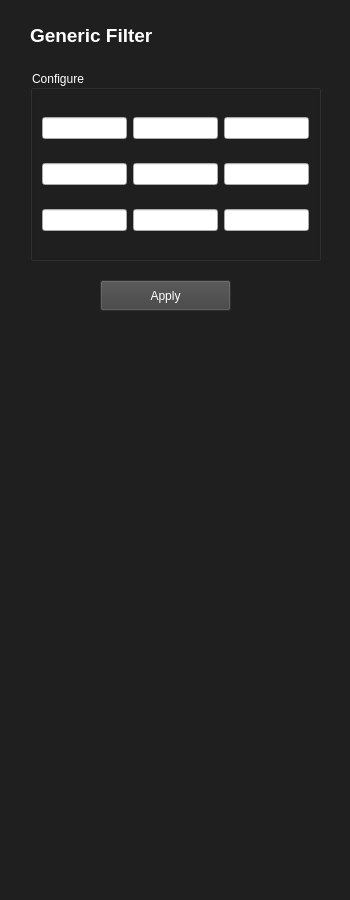
<?xml version="1.0" encoding="UTF-8"?>
<ui version="4.0">
 <class>Secoes</class>
 <widget class="QStackedWidget" name="Secoes">
  <property name="geometry">
   <rect>
    <x>0</x>
    <y>0</y>
    <width>350</width>
    <height>900</height>
   </rect>
  </property>
  <property name="windowTitle">
   <string>StackedWidget</string>
  </property>
  <property name="styleSheet">
   <string notr="true">#general{background-color: rgb(31, 31, 31);}
#linear_parts{background-color: rgb(31, 31, 31);}
#esteganography{background-color: rgb(31, 31, 31);}
#filters{background-color: rgb(31, 31, 31);}
#colors{background-color: rgb(31, 31, 31);}
#generic_filter{background-color: rgb(31, 31, 31);}</string>
  </property>
  <property name="currentIndex">
   <number>4</number>
  </property>
  <widget class="QWidget" name="linear_parts">
   <widget class="QPlainTextEdit" name="points_x_values">
    <property name="geometry">
     <rect>
      <x>40</x>
      <y>120</y>
      <width>271</width>
      <height>31</height>
     </rect>
    </property>
    <property name="styleSheet">
     <string notr="true">font: 10pt &quot;Segoe UI&quot;;
background-color: rgb(255, 255, 255);
color: rgb(0, 0, 0);</string>
    </property>
    <property name="plainText">
     <string/>
    </property>
   </widget>
   <widget class="QLabel" name="points_y_label">
    <property name="geometry">
     <rect>
      <x>150</x>
      <y>160</y>
      <width>51</width>
      <height>31</height>
     </rect>
    </property>
    <property name="text">
     <string>&lt;html&gt;&lt;head/&gt;&lt;body&gt;&lt;p&gt;&lt;span style=&quot; font-size:10pt; color:#ffffff;&quot;&gt;Points y&lt;/span&gt;&lt;/p&gt;&lt;/body&gt;&lt;/html&gt;</string>
    </property>
   </widget>
   <widget class="QLabel" name="lp_title">
    <property name="geometry">
     <rect>
      <x>20</x>
      <y>20</y>
      <width>171</width>
      <height>31</height>
     </rect>
    </property>
    <property name="layoutDirection">
     <enum>Qt::LeftToRight</enum>
    </property>
    <property name="text">
     <string>&lt;html&gt;&lt;head/&gt;&lt;body&gt;&lt;p&gt;&lt;span style=&quot; font-size:14pt; font-weight:700; color:#ffffff;&quot;&gt;Linear Parts Points&lt;/span&gt;&lt;/p&gt;&lt;/body&gt;&lt;/html&gt;</string>
    </property>
    <property name="alignment">
     <set>Qt::AlignCenter</set>
    </property>
   </widget>
   <widget class="QLabel" name="points_x_label">
    <property name="geometry">
     <rect>
      <x>150</x>
      <y>90</y>
      <width>51</width>
      <height>31</height>
     </rect>
    </property>
    <property name="text">
     <string>&lt;html&gt;&lt;head/&gt;&lt;body&gt;&lt;p&gt;&lt;span style=&quot; font-size:10pt; color:#ffffff;&quot;&gt;Points x&lt;/span&gt;&lt;/p&gt;&lt;/body&gt;&lt;/html&gt;</string>
    </property>
   </widget>
   <widget class="QPlainTextEdit" name="points_y_values">
    <property name="geometry">
     <rect>
      <x>40</x>
      <y>190</y>
      <width>271</width>
      <height>31</height>
     </rect>
    </property>
    <property name="styleSheet">
     <string notr="true">font: 10pt &quot;Segoe UI&quot;;
background-color: rgb(255, 255, 255);
color: rgb(0, 0, 0);</string>
    </property>
    <property name="plainText">
     <string/>
    </property>
   </widget>
   <widget class="QPushButton" name="see_plot_button">
    <property name="geometry">
     <rect>
      <x>110</x>
      <y>250</y>
      <width>131</width>
      <height>31</height>
     </rect>
    </property>
    <property name="styleSheet">
     <string notr="true">background-color: rgb(65, 65, 65);
color: rgb(255, 255, 255);</string>
    </property>
    <property name="text">
     <string>See Plot</string>
    </property>
   </widget>
   <widget class="QCheckBox" name="lp_bool">
    <property name="geometry">
     <rect>
      <x>100</x>
      <y>310</y>
      <width>151</width>
      <height>41</height>
     </rect>
    </property>
    <property name="styleSheet">
     <string notr="true">font: 12pt &quot;Segoe UI&quot;;
color: rgb(255, 255, 255);</string>
    </property>
    <property name="text">
     <string>Linear Parts Apply</string>
    </property>
   </widget>
   <widget class="QLabel" name="lp_image">
    <property name="geometry">
     <rect>
      <x>10</x>
      <y>410</y>
      <width>321</width>
      <height>201</height>
     </rect>
    </property>
    <property name="minimumSize">
     <size>
      <width>321</width>
      <height>201</height>
     </size>
    </property>
    <property name="text">
     <string/>
    </property>
   </widget>
  </widget>
  <widget class="QWidget" name="esteganography">
   <widget class="QLabel" name="already_label">
    <property name="geometry">
     <rect>
      <x>80</x>
      <y>320</y>
      <width>201</width>
      <height>31</height>
     </rect>
    </property>
    <property name="text">
     <string>&lt;html&gt;&lt;head/&gt;&lt;body&gt;&lt;p&gt;&lt;span style=&quot; font-size:10pt; color:#ffffff;&quot;&gt;Already have an encoded image?&lt;/span&gt;&lt;/p&gt;&lt;/body&gt;&lt;/html&gt;</string>
    </property>
   </widget>
   <widget class="QLabel" name="esteg_title">
    <property name="geometry">
     <rect>
      <x>20</x>
      <y>20</y>
      <width>181</width>
      <height>31</height>
     </rect>
    </property>
    <property name="text">
     <string>&lt;html&gt;&lt;head/&gt;&lt;body&gt;&lt;p&gt;&lt;span style=&quot; font-size:14pt; font-weight:700; color:#ffffff;&quot;&gt;Esteganography&lt;/span&gt;&lt;/p&gt;&lt;/body&gt;&lt;/html&gt;</string>
    </property>
   </widget>
   <widget class="QPushButton" name="encode_button">
    <property name="geometry">
     <rect>
      <x>100</x>
      <y>220</y>
      <width>151</width>
      <height>31</height>
     </rect>
    </property>
    <property name="styleSheet">
     <string notr="true">background-color: rgb(82, 82, 82);
color: rgb(255, 255, 255);</string>
    </property>
    <property name="text">
     <string>Encode</string>
    </property>
   </widget>
   <widget class="QPlainTextEdit" name="esteg_entry_text">
    <property name="geometry">
     <rect>
      <x>30</x>
      <y>70</y>
      <width>281</width>
      <height>131</height>
     </rect>
    </property>
    <property name="styleSheet">
     <string notr="true">font: 10pt &quot;Segoe UI&quot;;
background-color: rgb(255, 255, 255);
color: rgb(0, 0, 0);</string>
    </property>
    <property name="plainText">
     <string/>
    </property>
   </widget>
   <widget class="QPushButton" name="decode_button">
    <property name="geometry">
     <rect>
      <x>100</x>
      <y>350</y>
      <width>151</width>
      <height>31</height>
     </rect>
    </property>
    <property name="autoFillBackground">
     <bool>false</bool>
    </property>
    <property name="styleSheet">
     <string notr="true">background-color: rgb(82, 82, 82);
color: rgb(255, 255, 255);</string>
    </property>
    <property name="text">
     <string>Decode</string>
    </property>
   </widget>
   <widget class="QLabel" name="decrypted_label">
    <property name="geometry">
     <rect>
      <x>50</x>
      <y>420</y>
      <width>251</width>
      <height>141</height>
     </rect>
    </property>
    <property name="styleSheet">
     <string notr="true">font: 700 14pt &quot;Segoe UI&quot;;</string>
    </property>
    <property name="text">
     <string>&lt;html&gt;&lt;head/&gt;&lt;body&gt;&lt;p&gt;&lt;br/&gt;&lt;/p&gt;&lt;/body&gt;&lt;/html&gt;</string>
    </property>
   </widget>
  </widget>
  <widget class="QWidget" name="general">
   <widget class="QLabel" name="gama_label">
    <property name="geometry">
     <rect>
      <x>150</x>
      <y>80</y>
      <width>41</width>
      <height>31</height>
     </rect>
    </property>
    <property name="text">
     <string>&lt;html&gt;&lt;head/&gt;&lt;body&gt;&lt;p&gt;&lt;span style=&quot; font-size:12pt; color:#ffffff;&quot;&gt;Gama&lt;/span&gt;&lt;/p&gt;&lt;/body&gt;&lt;/html&gt;</string>
    </property>
   </widget>
   <widget class="QLabel" name="brightness_label">
    <property name="geometry">
     <rect>
      <x>140</x>
      <y>180</y>
      <width>81</width>
      <height>31</height>
     </rect>
    </property>
    <property name="text">
     <string>&lt;html&gt;&lt;head/&gt;&lt;body&gt;&lt;p&gt;&lt;span style=&quot; font-size:12pt; color:#ffffff;&quot;&gt;Brightness&lt;/span&gt;&lt;/p&gt;&lt;/body&gt;&lt;/html&gt;</string>
    </property>
   </widget>
   <widget class="QPushButton" name="apply_button">
    <property name="geometry">
     <rect>
      <x>100</x>
      <y>700</y>
      <width>131</width>
      <height>31</height>
     </rect>
    </property>
    <property name="styleSheet">
     <string notr="true">background-color: rgb(27, 27, 27);
color: rgb(255, 255, 255);</string>
    </property>
    <property name="text">
     <string>Apply</string>
    </property>
   </widget>
   <widget class="QLabel" name="title_general">
    <property name="geometry">
     <rect>
      <x>30</x>
      <y>20</y>
      <width>171</width>
      <height>31</height>
     </rect>
    </property>
    <property name="layoutDirection">
     <enum>Qt::LeftToRight</enum>
    </property>
    <property name="text">
     <string>&lt;html&gt;&lt;head/&gt;&lt;body&gt;&lt;p&gt;&lt;span style=&quot; font-size:14pt; font-weight:700; color:#ffffff;&quot;&gt;General&lt;/span&gt;&lt;/p&gt;&lt;/body&gt;&lt;/html&gt;</string>
    </property>
    <property name="alignment">
     <set>Qt::AlignLeading|Qt::AlignLeft|Qt::AlignVCenter</set>
    </property>
   </widget>
   <widget class="QSlider" name="gama_slider">
    <property name="geometry">
     <rect>
      <x>30</x>
      <y>110</y>
      <width>291</width>
      <height>22</height>
     </rect>
    </property>
    <property name="minimum">
     <number>0</number>
    </property>
    <property name="maximum">
     <number>100</number>
    </property>
    <property name="sliderPosition">
     <number>100</number>
    </property>
    <property name="orientation">
     <enum>Qt::Horizontal</enum>
    </property>
    <property name="invertedAppearance">
     <bool>false</bool>
    </property>
   </widget>
   <widget class="QSlider" name="brightness_slider">
    <property name="geometry">
     <rect>
      <x>30</x>
      <y>220</y>
      <width>291</width>
      <height>22</height>
     </rect>
    </property>
    <property name="minimum">
     <number>0</number>
    </property>
    <property name="maximum">
     <number>100</number>
    </property>
    <property name="sliderPosition">
     <number>100</number>
    </property>
    <property name="orientation">
     <enum>Qt::Horizontal</enum>
    </property>
   </widget>
   <widget class="QLabel" name="gama_value_label">
    <property name="geometry">
     <rect>
      <x>160</x>
      <y>130</y>
      <width>31</width>
      <height>31</height>
     </rect>
    </property>
    <property name="text">
     <string>&lt;html&gt;&lt;head/&gt;&lt;body&gt;&lt;p align=&quot;center&quot;&gt;&lt;span style=&quot; font-size:12pt; color:#ffffff;&quot;&gt;100&lt;/span&gt;&lt;/p&gt;&lt;/body&gt;&lt;/html&gt;</string>
    </property>
   </widget>
   <widget class="QLabel" name="brightness_value_label">
    <property name="geometry">
     <rect>
      <x>160</x>
      <y>240</y>
      <width>31</width>
      <height>31</height>
     </rect>
    </property>
    <property name="text">
     <string>&lt;html&gt;&lt;head/&gt;&lt;body&gt;&lt;p align=&quot;center&quot;&gt;&lt;span style=&quot; font-size:12pt; color:#ffffff;&quot;&gt;100&lt;/span&gt;&lt;/p&gt;&lt;/body&gt;&lt;/html&gt;</string>
    </property>
   </widget>
   <widget class="QLabel" name="histogram_image">
    <property name="geometry">
     <rect>
      <x>20</x>
      <y>480</y>
      <width>321</width>
      <height>201</height>
     </rect>
    </property>
    <property name="minimumSize">
     <size>
      <width>321</width>
      <height>201</height>
     </size>
    </property>
    <property name="text">
     <string/>
    </property>
   </widget>
   <widget class="QGroupBox" name="groupBox">
    <property name="geometry">
     <rect>
      <x>20</x>
      <y>70</y>
      <width>311</width>
      <height>211</height>
     </rect>
    </property>
    <property name="styleSheet">
     <string notr="true">color: rgb(255, 255, 255);
font: 700 9pt &quot;Segoe UI&quot;;</string>
    </property>
    <property name="title">
     <string>Sliders</string>
    </property>
   </widget>
   <widget class="QGroupBox" name="groupBox_2">
    <property name="geometry">
     <rect>
      <x>20</x>
      <y>300</y>
      <width>311</width>
      <height>171</height>
     </rect>
    </property>
    <property name="styleSheet">
     <string notr="true">color: rgb(255, 255, 255);
font: 700 9pt &quot;Segoe UI&quot;;</string>
    </property>
    <property name="title">
     <string>Effects</string>
    </property>
    <widget class="QCheckBox" name="equalize_bool">
     <property name="geometry">
      <rect>
       <x>80</x>
       <y>110</y>
       <width>161</width>
       <height>41</height>
      </rect>
     </property>
     <property name="styleSheet">
      <string notr="true">font: 12pt &quot;Segoe UI&quot;;
color: rgb(255, 255, 255);</string>
     </property>
     <property name="text">
      <string>Equalize Histogram</string>
     </property>
    </widget>
    <widget class="QCheckBox" name="negative_bool">
     <property name="geometry">
      <rect>
       <x>80</x>
       <y>30</y>
       <width>161</width>
       <height>41</height>
      </rect>
     </property>
     <property name="styleSheet">
      <string notr="true">font: 12pt &quot;Segoe UI&quot;;
color: rgb(255, 255, 255);</string>
     </property>
     <property name="text">
      <string>Negative Image</string>
     </property>
    </widget>
    <widget class="QCheckBox" name="log_bool">
     <property name="geometry">
      <rect>
       <x>80</x>
       <y>70</y>
       <width>161</width>
       <height>41</height>
      </rect>
     </property>
     <property name="styleSheet">
      <string notr="true">font: 12pt &quot;Segoe UI&quot;;
color: rgb(255, 255, 255);</string>
     </property>
     <property name="text">
      <string>Log2</string>
     </property>
    </widget>
   </widget>
   <zorder>groupBox_2</zorder>
   <zorder>groupBox</zorder>
   <zorder>gama_label</zorder>
   <zorder>brightness_label</zorder>
   <zorder>apply_button</zorder>
   <zorder>title_general</zorder>
   <zorder>gama_slider</zorder>
   <zorder>brightness_slider</zorder>
   <zorder>gama_value_label</zorder>
   <zorder>brightness_value_label</zorder>
   <zorder>histogram_image</zorder>
  </widget>
  <widget class="QWidget" name="filters">
   <widget class="QLabel" name="title_filters">
    <property name="geometry">
     <rect>
      <x>30</x>
      <y>20</y>
      <width>171</width>
      <height>31</height>
     </rect>
    </property>
    <property name="layoutDirection">
     <enum>Qt::LeftToRight</enum>
    </property>
    <property name="text">
     <string>&lt;html&gt;&lt;head/&gt;&lt;body&gt;&lt;p&gt;&lt;span style=&quot; font-size:14pt; font-weight:700; color:#ffffff;&quot;&gt;Filters&lt;/span&gt;&lt;/p&gt;&lt;/body&gt;&lt;/html&gt;</string>
    </property>
    <property name="alignment">
     <set>Qt::AlignLeading|Qt::AlignLeft|Qt::AlignVCenter</set>
    </property>
   </widget>
   <widget class="QGroupBox" name="adjust_box">
    <property name="geometry">
     <rect>
      <x>20</x>
      <y>80</y>
      <width>311</width>
      <height>71</height>
     </rect>
    </property>
    <property name="styleSheet">
     <string notr="true">color: rgb(255, 255, 255);
font: 700 9pt &quot;Segoe UI&quot;;</string>
    </property>
    <property name="title">
     <string>Adjust</string>
    </property>
    <layout class="QHBoxLayout" name="horizontalLayout">
     <item>
      <widget class="QLabel" name="kernel_size_label">
       <property name="styleSheet">
        <string notr="true">font: 12pt &quot;Segoe UI&quot;;
color: rgb(255, 255, 255);</string>
       </property>
       <property name="text">
        <string>Kernel Size</string>
       </property>
      </widget>
     </item>
     <item>
      <widget class="QComboBox" name="kernel_size_select">
       <property name="styleSheet">
        <string notr="true">background-color: rgb(77, 77, 77);</string>
       </property>
       <item>
        <property name="text">
         <string>3</string>
        </property>
       </item>
       <item>
        <property name="text">
         <string>5</string>
        </property>
       </item>
       <item>
        <property name="text">
         <string>7</string>
        </property>
       </item>
       <item>
        <property name="text">
         <string>9</string>
        </property>
       </item>
       <item>
        <property name="text">
         <string>11</string>
        </property>
       </item>
       <item>
        <property name="text">
         <string>13</string>
        </property>
       </item>
      </widget>
     </item>
    </layout>
   </widget>
   <widget class="QGroupBox" name="select_filter_box">
    <property name="geometry">
     <rect>
      <x>20</x>
      <y>160</y>
      <width>311</width>
      <height>471</height>
     </rect>
    </property>
    <property name="styleSheet">
     <string notr="true">color: rgb(255, 255, 255);
font: 700 9pt &quot;Segoe UI&quot;;</string>
    </property>
    <property name="title">
     <string>Select</string>
    </property>
    <layout class="QVBoxLayout" name="verticalLayout">
     <item>
      <widget class="QCheckBox" name="median_bool">
       <property name="styleSheet">
        <string notr="true">font: 12pt &quot;Segoe UI&quot;;
color: rgb(255, 255, 255);</string>
       </property>
       <property name="text">
        <string>Median Filter</string>
       </property>
      </widget>
     </item>
     <item>
      <widget class="QCheckBox" name="median_simple_w_bool">
       <property name="styleSheet">
        <string notr="true">font: 12pt &quot;Segoe UI&quot;;
color: rgb(255, 255, 255);</string>
       </property>
       <property name="text">
        <string>Mean Simple Weighted Filter</string>
       </property>
      </widget>
     </item>
     <item>
      <widget class="QCheckBox" name="median_simple_bool">
       <property name="styleSheet">
        <string notr="true">font: 12pt &quot;Segoe UI&quot;;
color: rgb(255, 255, 255);</string>
       </property>
       <property name="text">
        <string>Mean Simple Filter</string>
       </property>
      </widget>
     </item>
     <item>
      <widget class="QCheckBox" name="high_boost_bool">
       <property name="styleSheet">
        <string notr="true">font: 12pt &quot;Segoe UI&quot;;
color: rgb(255, 255, 255);</string>
       </property>
       <property name="text">
        <string>High Boost</string>
       </property>
      </widget>
     </item>
     <item>
      <widget class="QCheckBox" name="laplacian_bool">
       <property name="styleSheet">
        <string notr="true">font: 12pt &quot;Segoe UI&quot;;
color: rgb(255, 255, 255);</string>
       </property>
       <property name="text">
        <string>Laplacian</string>
       </property>
      </widget>
     </item>
     <item>
      <widget class="QCheckBox" name="sobel_x_bool">
       <property name="styleSheet">
        <string notr="true">font: 12pt &quot;Segoe UI&quot;;
color: rgb(255, 255, 255);</string>
       </property>
       <property name="text">
        <string>Sobel X</string>
       </property>
      </widget>
     </item>
     <item>
      <widget class="QCheckBox" name="sobel_y_bool">
       <property name="styleSheet">
        <string notr="true">font: 12pt &quot;Segoe UI&quot;;
color: rgb(255, 255, 255);</string>
       </property>
       <property name="text">
        <string>Sobel Y</string>
       </property>
      </widget>
     </item>
     <item>
      <widget class="QCheckBox" name="nled_bool">
       <property name="styleSheet">
        <string notr="true">font: 12pt &quot;Segoe UI&quot;;
color: rgb(255, 255, 255);</string>
       </property>
       <property name="text">
        <string>Non Linear Edge Detection</string>
       </property>
      </widget>
     </item>
     <item>
      <widget class="QCheckBox" name="limiar_bool">
       <property name="styleSheet">
        <string notr="true">font: 12pt &quot;Segoe UI&quot;;
color: rgb(255, 255, 255);</string>
       </property>
       <property name="text">
        <string>Limiar</string>
       </property>
      </widget>
     </item>
    </layout>
   </widget>
   <widget class="QGroupBox" name="select_filter_box_2">
    <property name="geometry">
     <rect>
      <x>20</x>
      <y>640</y>
      <width>311</width>
      <height>181</height>
     </rect>
    </property>
    <property name="styleSheet">
     <string notr="true">color: rgb(255, 255, 255);
font: 700 9pt &quot;Segoe UI&quot;;</string>
    </property>
    <property name="title">
     <string>Fourier</string>
    </property>
    <layout class="QVBoxLayout" name="verticalLayout_2">
     <item>
      <widget class="QCheckBox" name="high_fourier_bool">
       <property name="styleSheet">
        <string notr="true">font: 12pt &quot;Segoe UI&quot;;
color: rgb(255, 255, 255);</string>
       </property>
       <property name="text">
        <string>High Fourier</string>
       </property>
      </widget>
     </item>
     <item>
      <widget class="QCheckBox" name="low_fourier_bool">
       <property name="styleSheet">
        <string notr="true">font: 12pt &quot;Segoe UI&quot;;
color: rgb(255, 255, 255);</string>
       </property>
       <property name="text">
        <string>Low Fourier</string>
       </property>
      </widget>
     </item>
     <item>
      <widget class="QCheckBox" name="des_fourier_bool">
       <property name="styleSheet">
        <string notr="true">font: 12pt &quot;Segoe UI&quot;;
color: rgb(255, 255, 255);</string>
       </property>
       <property name="text">
        <string>Des Fourier</string>
       </property>
      </widget>
     </item>
    </layout>
   </widget>
   <zorder>adjust_box</zorder>
   <zorder>title_filters</zorder>
   <zorder>select_filter_box</zorder>
   <zorder>select_filter_box_2</zorder>
  </widget>
  <widget class="QWidget" name="generic_filter">
   <widget class="QLabel" name="title_filters_3">
    <property name="geometry">
     <rect>
      <x>30</x>
      <y>20</y>
      <width>171</width>
      <height>31</height>
     </rect>
    </property>
    <property name="layoutDirection">
     <enum>Qt::LeftToRight</enum>
    </property>
    <property name="text">
     <string>&lt;html&gt;&lt;head/&gt;&lt;body&gt;&lt;p&gt;&lt;span style=&quot; font-size:14pt; font-weight:700; color:#ffffff;&quot;&gt;Generic Filter&lt;/span&gt;&lt;/p&gt;&lt;/body&gt;&lt;/html&gt;</string>
    </property>
    <property name="alignment">
     <set>Qt::AlignLeading|Qt::AlignLeft|Qt::AlignVCenter</set>
    </property>
   </widget>
   <widget class="QGroupBox" name="adjust_box_2">
    <property name="geometry">
     <rect>
      <x>30</x>
      <y>70</y>
      <width>291</width>
      <height>191</height>
     </rect>
    </property>
    <property name="styleSheet">
     <string notr="true">color: rgb(255, 255, 255);
font: 700 9pt &quot;Segoe UI&quot;;</string>
    </property>
    <property name="title">
     <string>Configure</string>
    </property>
    <layout class="QGridLayout" name="gridLayout">
     <item row="2" column="1">
      <widget class="QLineEdit" name="lineEdit_8">
       <property name="styleSheet">
        <string notr="true">color: rgb(0, 0, 0);</string>
       </property>
      </widget>
     </item>
     <item row="1" column="0">
      <widget class="QLineEdit" name="lineEdit_4">
       <property name="styleSheet">
        <string notr="true">color: rgb(0, 0, 0);</string>
       </property>
      </widget>
     </item>
     <item row="0" column="1">
      <widget class="QLineEdit" name="lineEdit_2">
       <property name="styleSheet">
        <string notr="true">color: rgb(0, 0, 0);</string>
       </property>
      </widget>
     </item>
     <item row="2" column="2">
      <widget class="QLineEdit" name="lineEdit_9">
       <property name="styleSheet">
        <string notr="true">color: rgb(0, 0, 0);</string>
       </property>
      </widget>
     </item>
     <item row="1" column="1">
      <widget class="QLineEdit" name="lineEdit_5">
       <property name="styleSheet">
        <string notr="true">color: rgb(0, 0, 0);</string>
       </property>
      </widget>
     </item>
     <item row="2" column="0">
      <widget class="QLineEdit" name="lineEdit_7">
       <property name="styleSheet">
        <string notr="true">color: rgb(0, 0, 0);</string>
       </property>
      </widget>
     </item>
     <item row="0" column="2">
      <widget class="QLineEdit" name="lineEdit_3">
       <property name="styleSheet">
        <string notr="true">color: rgb(0, 0, 0);</string>
       </property>
      </widget>
     </item>
     <item row="1" column="2">
      <widget class="QLineEdit" name="lineEdit_6">
       <property name="styleSheet">
        <string notr="true">color: rgb(0, 0, 0);</string>
       </property>
      </widget>
     </item>
     <item row="0" column="0">
      <widget class="QLineEdit" name="lineEdit">
       <property name="styleSheet">
        <string notr="true">color: rgb(0, 0, 0);</string>
       </property>
      </widget>
     </item>
    </layout>
   </widget>
   <widget class="QPushButton" name="see_plot_button_2">
    <property name="geometry">
     <rect>
      <x>100</x>
      <y>280</y>
      <width>131</width>
      <height>31</height>
     </rect>
    </property>
    <property name="styleSheet">
     <string notr="true">background-color: rgb(65, 65, 65);
color: rgb(255, 255, 255);</string>
    </property>
    <property name="text">
     <string>Apply</string>
    </property>
   </widget>
  </widget>
  <widget class="QWidget" name="colors">
   <widget class="QLabel" name="title_filters_2">
    <property name="geometry">
     <rect>
      <x>30</x>
      <y>20</y>
      <width>171</width>
      <height>31</height>
     </rect>
    </property>
    <property name="layoutDirection">
     <enum>Qt::LeftToRight</enum>
    </property>
    <property name="text">
     <string>&lt;html&gt;&lt;head/&gt;&lt;body&gt;&lt;p&gt;&lt;span style=&quot; font-size:14pt; font-weight:700; color:#ffffff;&quot;&gt;Colors&lt;/span&gt;&lt;/p&gt;&lt;/body&gt;&lt;/html&gt;</string>
    </property>
    <property name="alignment">
     <set>Qt::AlignLeading|Qt::AlignLeft|Qt::AlignVCenter</set>
    </property>
   </widget>
   <widget class="QGroupBox" name="select_filter_box_3">
    <property name="geometry">
     <rect>
      <x>20</x>
      <y>80</y>
      <width>311</width>
      <height>391</height>
     </rect>
    </property>
    <property name="styleSheet">
     <string notr="true">color: rgb(255, 255, 255);
font: 700 9pt &quot;Segoe UI&quot;;</string>
    </property>
    <property name="title">
     <string>Color Image</string>
    </property>
    <layout class="QVBoxLayout" name="verticalLayout_3">
     <item>
      <widget class="QCheckBox" name="gray_scale_mean_bool">
       <property name="styleSheet">
        <string notr="true">font: 12pt &quot;Segoe UI&quot;;
color: rgb(255, 255, 255);</string>
       </property>
       <property name="text">
        <string>Gray Scale Mean</string>
       </property>
      </widget>
     </item>
     <item>
      <widget class="QCheckBox" name="gray_scale_avg_bool">
       <property name="styleSheet">
        <string notr="true">font: 12pt &quot;Segoe UI&quot;;
color: rgb(255, 255, 255);</string>
       </property>
       <property name="text">
        <string>Gray Scale AVG</string>
       </property>
      </widget>
     </item>
     <item>
      <widget class="QCheckBox" name="gray_scale_avg_bool_2">
       <property name="styleSheet">
        <string notr="true">font: 12pt &quot;Segoe UI&quot;;
color: rgb(255, 255, 255);</string>
       </property>
       <property name="text">
        <string>HSV</string>
       </property>
      </widget>
     </item>
     <item>
      <widget class="QCheckBox" name="gray_scale_avg_bool_3">
       <property name="styleSheet">
        <string notr="true">font: 12pt &quot;Segoe UI&quot;;
color: rgb(255, 255, 255);</string>
       </property>
       <property name="text">
        <string>Hue Confirm</string>
       </property>
      </widget>
     </item>
     <item>
      <widget class="QCheckBox" name="gray_scale_avg_bool_4">
       <property name="styleSheet">
        <string notr="true">font: 12pt &quot;Segoe UI&quot;;
color: rgb(255, 255, 255);</string>
       </property>
       <property name="text">
        <string>Saturation Confirm</string>
       </property>
      </widget>
     </item>
     <item>
      <widget class="QSlider" name="gama_slider_2">
       <property name="minimum">
        <number>0</number>
       </property>
       <property name="maximum">
        <number>100</number>
       </property>
       <property name="sliderPosition">
        <number>100</number>
       </property>
       <property name="orientation">
        <enum>Qt::Horizontal</enum>
       </property>
       <property name="invertedAppearance">
        <bool>false</bool>
       </property>
      </widget>
     </item>
     <item>
      <widget class="QSlider" name="gama_slider_3">
       <property name="minimum">
        <number>0</number>
       </property>
       <property name="maximum">
        <number>100</number>
       </property>
       <property name="sliderPosition">
        <number>100</number>
       </property>
       <property name="orientation">
        <enum>Qt::Horizontal</enum>
       </property>
       <property name="invertedAppearance">
        <bool>false</bool>
       </property>
      </widget>
     </item>
    </layout>
   </widget>
  </widget>
 </widget>
 <resources/>
 <connections/>
</ui>
